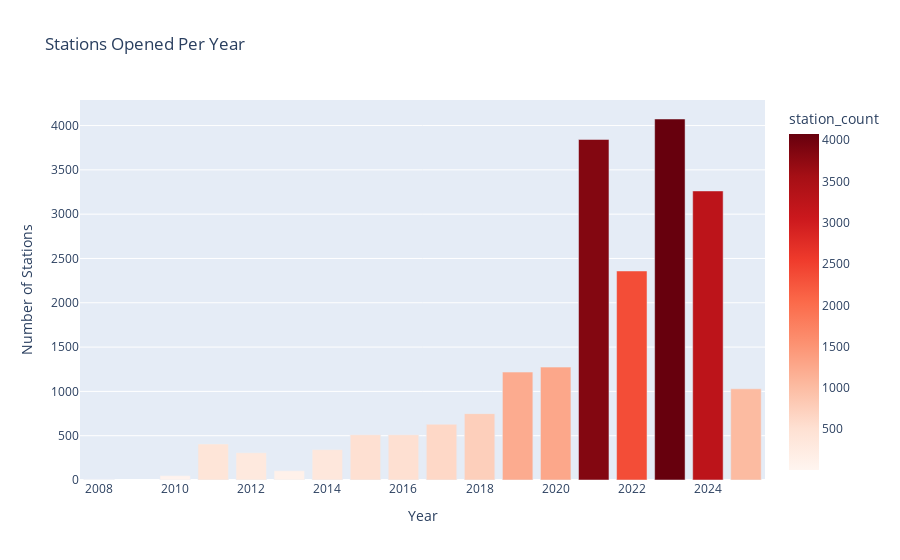

Notebook code cell kept with this figure:
### Code cell
import plotly.express as px

#Separating year from open date
df['open_date'] = pd.to_datetime(df['open_date'], errors='coerce')
df['year'] = df['open_date'].dt.year

year_counts = df['year'].value_counts().sort_index().reset_index()
year_counts.columns = ['year', 'station_count']

fig = px.bar(
    year_counts,
    x='year',
    y='station_count',
    title='Stations Opened Per Year',
    color='station_count',
    color_continuous_scale='Reds'
)
fig.update_layout(xaxis_title='Year', yaxis_title='Number of Stations')
fig.show()

### Figure 1 — Plotly figure (JSON) as saved in the notebook; plotly's stock layout.template omitted (floating-point values rounded to 4 significant figures)
{"data": [{"alignmentgroup": "True", "hovertemplate": "year=%{x}<br>station_count=%{marker.color}<extra></extra>", "legendgroup": "", "marker": {"color": [7, 49, 406, 308, 105, 343, 511, 511, 630, 749, 1218, 1274, 3843, 2359, 4074, 3262, 1029], "coloraxis": "coloraxis", "pattern": {"shape": ""}}, "name": "", "offsetgroup": "", "orientation": "v", "showlegend": false, "textposition": "auto", "type": "bar", "x": [2008, 2010, 2011, 2012, 2013, 2014, 2015, 2016, 2017, 2018, 2019, 2020, 2021, 2022, 2023, 2024, 2025], "xaxis": "x", "y": [7, 49, 406, 308, 105, 343, 511, 511, 630, 749, 1218, 1274, 3843, 2359, 4074, 3262, 1029], "yaxis": "y"}], "layout": {"barmode": "relative", "coloraxis": {"colorbar": {"title": {"text": "station_count"}}, "colorscale": [[0, "rgb(255,245,240)"], [0.125, "rgb(254,224,210)"], [0.25, "rgb(252,187,161)"], [0.375, "rgb(252,146,114)"], [0.5, "rgb(251,106,74)"], [0.625, "rgb(239,59,44)"], [0.75, "rgb(203,24,29)"], [0.875, "rgb(165,15,21)"], [1, "rgb(103,0,13)"]]}, "legend": {"tracegroupgap": 0}, "title": {"text": "Stations Opened Per Year"}, "xaxis": {"anchor": "y", "domain": [0, 1], "title": {"text": "Year"}}, "yaxis": {"anchor": "x", "domain": [0, 1], "title": {"text": "Number of Stations"}}}}
